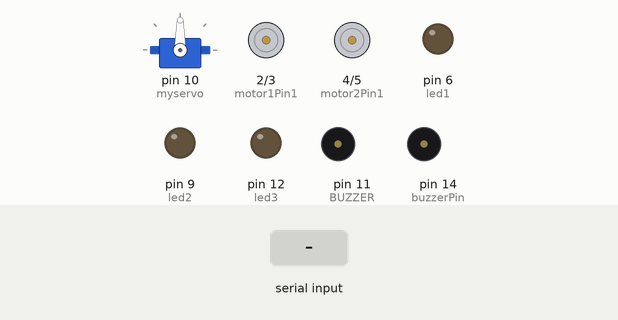
Recording of a sketch running on a simulated Arduino Uno, built with avr-gcc and run on an emulated ATmega328P. Parts: servo, motor-driver pin pairs drawn as motors (green arrow = first pin HIGH = forward, orange = second pin HIGH = backward, longer = more drive), output pins drawn as LEDs (lit = HIGH), buzzer (waves = sounding, pin HIGH). Dashed ring = blinking. Inputs (shaded band) come from the test bench.

Above: at 1.2 s.
1.3 s: "4" received over the second serial link
At 1.37 s:
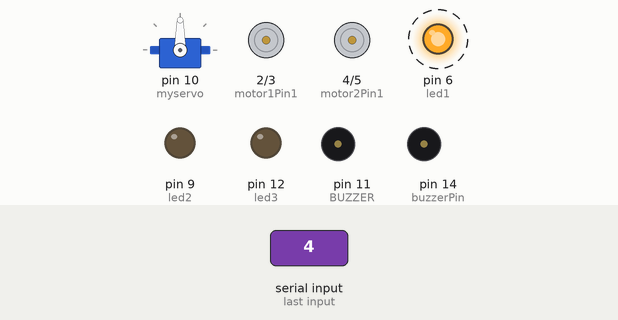
4.3 s: "1" received over the second serial link
At 5.4 s:
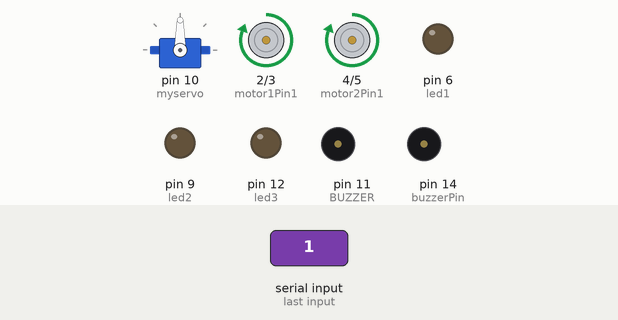
5.8 s: "2" received over the second serial link
At 6.6 s:
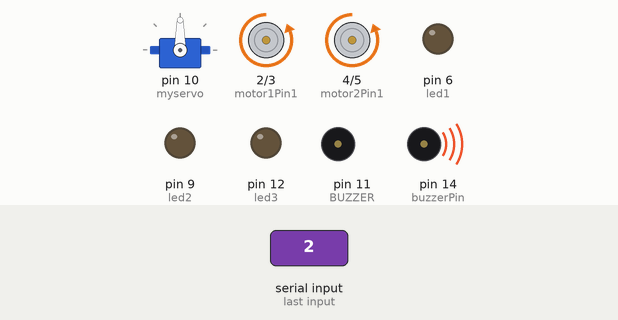
7.3 s: "5" received over the second serial link
At 7.37 s:
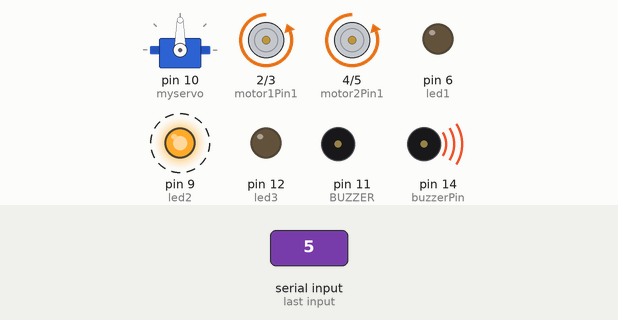
10.3 s: "6" received over the second serial link
At 10.7 s:
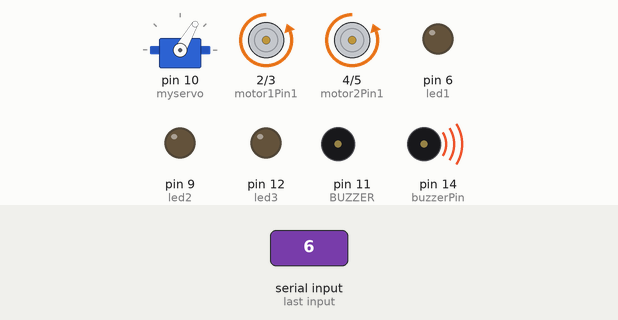
12.3 s: "7" received over the second serial link
At 12.7 s:
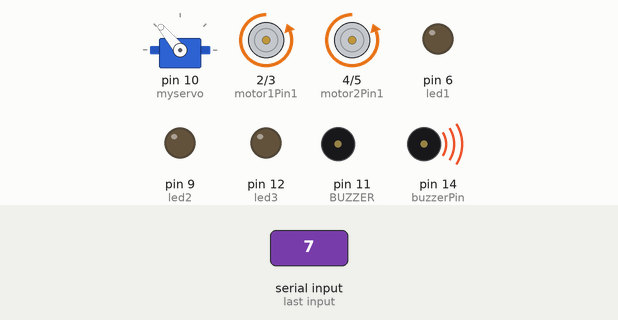
Timing chart, 0 to 15.3 s (numbered marks = the images above; inputs shaded):
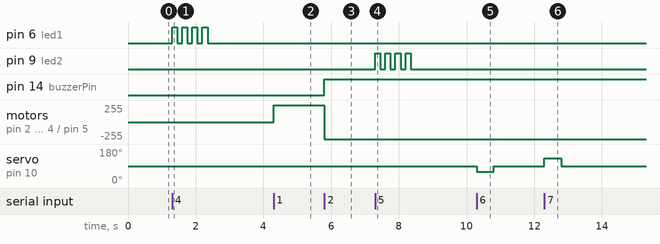

The sketch:

Camion.ino
```cpp
/*
  Fundación Kinal Centro Educativo Técnico Labral Kinal
  Grado:   Quinto Electrónica
  Sección: A
  Curso:   Taller de Electrónica Digital y Reparación de Computadoras I
  Proyecto: Fin de bimestre Transport Truck
*/
#include <SoftwareSerial.h>
#include <Servo.h>

SoftwareSerial bluetooth(7, 8);  // Pines RX, TX del módulo Bluetooth HC-05

// Pines de control del carro
const int motor1Pin1 = 2;
const int motor1Pin2 = 3;
const int motor2Pin1 = 4;
const int motor2Pin2 = 5;
const int led1 = 6;
const int led2 = 9;
const int led3 = 12;
const int BUZZER = 11;
const int buzzerPin = 14;
Servo myservo;

int Do = 261;
int Re = 293;
int Mi = 329;
int Fa = 349;
int Sol = 391;
int La = 440;
int Si = 493;
int DoS = 277;
int ReS = 311;

int t1 = 200;
int t2 = 100;
int t3 = 50;
int volume = 700;

void setup() {
  // Configurar los pines de control del carro como salida
 pinMode(motor1Pin1, OUTPUT);
 pinMode(motor1Pin2, OUTPUT);
 pinMode(motor2Pin1, OUTPUT);
 pinMode(motor2Pin2, OUTPUT);
 pinMode(buzzerPin, OUTPUT);
 pinMode(BUZZER, OUTPUT);
 pinMode(led1, OUTPUT);
 pinMode(led2, OUTPUT);
 pinMode(led3, OUTPUT);
 myservo.attach(10);

 bluetooth.begin(9600);  // Iniciar la comunicación Bluetooth a 9600 bps
}

void playNote(int note, int duration) {
  analogWrite(11, volume); // Configura el ciclo de trabajo PWM (volumen)
  tone(11, note, duration);
  delay(duration + 50); // Pequeña pausa entre notas
  noTone(11);
  delay(t3); // Pausa entre repeticiones de la melodía
}

void loop() {
  if (bluetooth.available()) {
    char command = bluetooth.read();  // Leer el comando recibido por Bluetooth

    // Controlar el carro según el comando recibido
    switch (command) {
        case '1':
        adelante();
        break;
        case '2':
        atras();
        break;
        case '3':
        stop1();
        break;
        case '4':
        pide_vias_D();
        break;
        case '5':
        pide_vias_I();
        break;
        case '6':
        noventa_Grados();
        break;
        case '7':
        ciento_ochenta_Grados();
        break;
        case '9':
        FAROS();
        break;
        case 'A':
        FAROSNO();
        break;
        case 'B':
        BOCINA();
        break;
    }
  }
}

// Funciones de control del carro
void adelante() {
  digitalWrite(motor1Pin1, HIGH);
  digitalWrite(motor1Pin2, LOW);
  digitalWrite(motor2Pin1, HIGH);
  digitalWrite(motor2Pin2, LOW);
  digitalWrite(buzzerPin, LOW);

}
void atras() {
  digitalWrite(motor1Pin1, LOW);
  digitalWrite(motor1Pin2, HIGH);
  digitalWrite(motor2Pin1, LOW);
  digitalWrite(motor2Pin2, HIGH);
  digitalWrite(buzzerPin, HIGH);

}
void stop1() {
  digitalWrite(motor1Pin1, LOW);
  digitalWrite(motor1Pin2, LOW);
  digitalWrite(motor2Pin1, LOW);
  digitalWrite(motor2Pin2, LOW);
  digitalWrite(buzzerPin, LOW);
}
void pide_vias_D() {
  digitalWrite(led1,HIGH);
  delay(150);
  digitalWrite(led1,LOW);
  delay(150);
  digitalWrite(led1,HIGH);
  delay(150);
  digitalWrite(led1,LOW);
  delay(150);
  digitalWrite(led1,HIGH);
  delay(150);
  digitalWrite(led1,LOW);
  delay(150);
  digitalWrite(led1,HIGH);
  delay(150);
  digitalWrite(led1,LOW);
  delay(150);
  }
void pide_vias_I() {
  digitalWrite(led2,HIGH);
  delay(150);
  digitalWrite(led2,LOW);
  delay(150);
  digitalWrite(led2,HIGH);
  delay(150);
  digitalWrite(led2,LOW);
  delay(150);
  digitalWrite(led2,HIGH);
  delay(150);
  digitalWrite(led2,LOW);
  delay(150);
  digitalWrite(led2,HIGH);
  delay(150);
  digitalWrite(led2,LOW);
  delay(150);
  }
void noventa_Grados(){
  myservo.write(60);
  delay(500);
  myservo.write(90);
}
void ciento_ochenta_Grados(){
  myservo.write(130);
  delay(500);
  myservo.write(90);
}
void FAROS(){
  digitalWrite(led3,HIGH);
}
void FAROSNO(){
  digitalWrite(led3,LOW);
}
void BOCINA(){
  buzzer();
}
void buzzer(){
  playNote(Do, t2);
  playNote(Do, t2);
  playNote(Do, t2);
  playNote(Fa, t2);
  playNote(La, t1);
  playNote(Do, t2);
  playNote(Do, t2);
  playNote(Do, t2);
  playNote(Fa, t2);
  playNote(La, t1);
  playNote(Fa, t2);
  playNote(Fa, t2);
  playNote(Mi, t2);
  playNote(Mi, t2);
  playNote(Re, t2);
  playNote(Re, t2);
  playNote(Do, t2);
  playNote(Do, t1);
  playNote(Do, t2);
  playNote(Do, t2);
  playNote(Do, t2);
  playNote(Mi, t2);
  playNote(Sol, t1);
  playNote(Do, t2);
  playNote(Do, t2);
  playNote(Do, t2);
  playNote(Mi, t2);
  playNote(Sol, t1);
  playNote(DoS, t2);
  playNote(ReS, t2);
  playNote(DoS, t2);
  playNote(Si, t2);
  playNote(La, t2);
  playNote(Sol, t2);
  playNote(Fa, t1);
  }
```

Measured:
- after the input at 1.3 s, pin 6 (led1): alternates HIGH for 0.15 s and LOW for 0.15 s, 8 changes in all, then stays LOW, starting at once
- after the input at 4.3 s, motor on pin 2 (motor1Pin1) / pin 3 (motor1Pin2), motor on pin 4 (motor2Pin1) / pin 5 (motor2Pin2): stopped → forward 255/255 at once
- after the input at 5.8 s, pin 14 (buzzerPin): LOW → HIGH at once; motor on pin 2 (motor1Pin1) / pin 3 (motor1Pin2), motor on pin 4 (motor2Pin1) / pin 5 (motor2Pin2): forward 255/255 → backward 255/255 at once
- after the input at 7.3 s, pin 9 (led2): alternates HIGH for 0.15 s and LOW for 0.15 s, 8 changes in all, then stays LOW, starting at once
- after the input at 10.3 s, servo on pin 10 (myservo): 90° → 60° at once, → 90° 0.50 s later
- after the input at 12.3 s, servo on pin 10 (myservo): 90° → 130° at once, → 90° 0.50 s later
